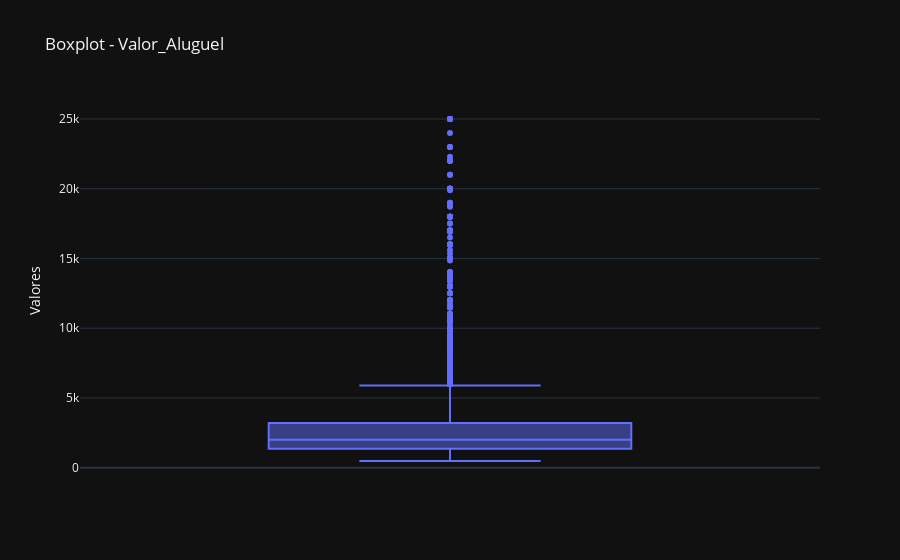

Write notebook code for a chart like this one.
### Code cell
fig = px.box(df, y='Valor_Aluguel', title='Boxplot - Valor_Aluguel', labels={'Valor_Aluguel': 'Valores'})
fig.show()

### Figure 1 — Plotly figure (JSON) as saved in the notebook; plotly's stock layout.template omitted (floating-point values rounded to 4 significant figures; data arrays with more than 128 entries replaced by an {"elided": "..."} marker saying what was removed)
{"data": [{"alignmentgroup": "True", "hovertemplate": "Valores=%{y}<extra></extra>", "legendgroup": "", "marker": {"color": "#636efa"}, "name": "", "notched": false, "offsetgroup": "", "orientation": "v", "showlegend": false, "x0": " ", "xaxis": "x", "y": {"elided": "7203 int values"}, "y0": " ", "yaxis": "y", "type": "box"}], "layout": {"xaxis": {"anchor": "y", "domain": [0.0, 1.0]}, "yaxis": {"anchor": "x", "domain": [0.0, 1.0], "title": {"text": "Valores"}}, "legend": {"tracegroupgap": 0}, "title": {"text": "Boxplot - Valor_Aluguel"}, "boxmode": "group"}}
